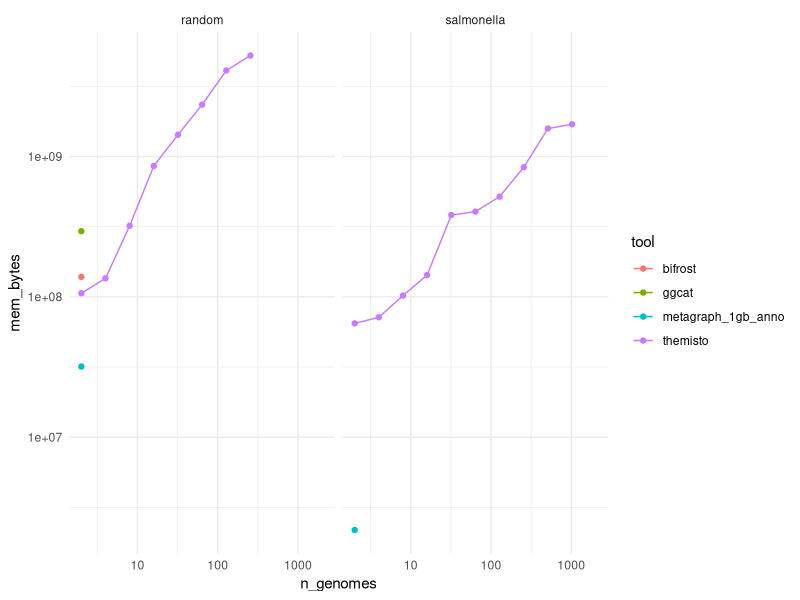
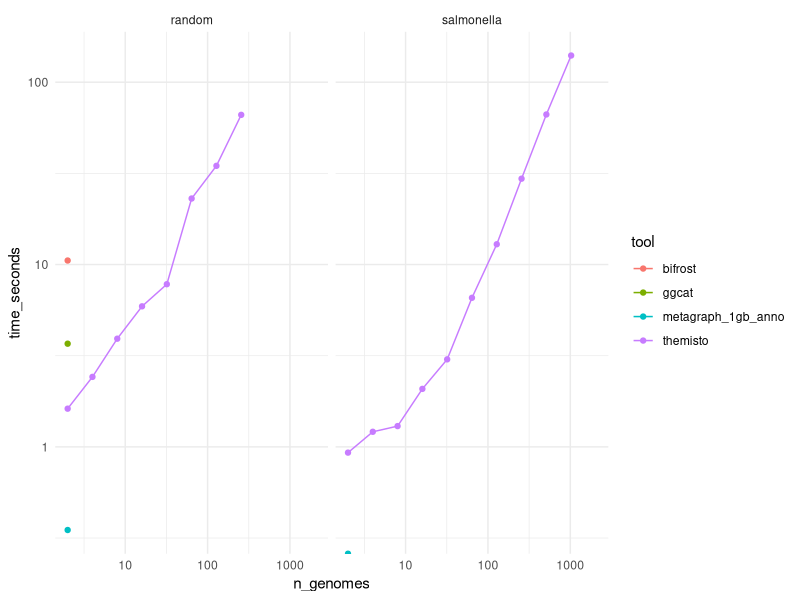

Write R code to recreate these figures, in order.
library(ggplot2)
library(tidyr)
library(dplyr)

df = read.csv("results/table.tsv", sep = "\t", header = TRUE)
df$tool = as.factor(df$tool)
df$dataset = as.factor(df$dataset)
df$mem_bytes = as.numeric(df$mem_bytes)
df$time_seconds = as.numeric(df$time_seconds)

p = ggplot(df) +
  geom_line(aes(x = n_genomes, y = mem_bytes, color = tool)) + 
  geom_point(aes(x = n_genomes, y = mem_bytes, color = tool)) + 
  facet_wrap(~dataset) +
  scale_x_log10() + 
  scale_y_log10() +
  theme_minimal()

print(p)

p = ggplot(df) +
  geom_line(aes(x = n_genomes, y = time_seconds, color = tool)) + 
  geom_point(aes(x = n_genomes, y = time_seconds, color = tool)) + 
  facet_wrap(~dataset) +
  scale_x_log10() + 
  scale_y_log10() +
  theme_minimal()

print(p)
